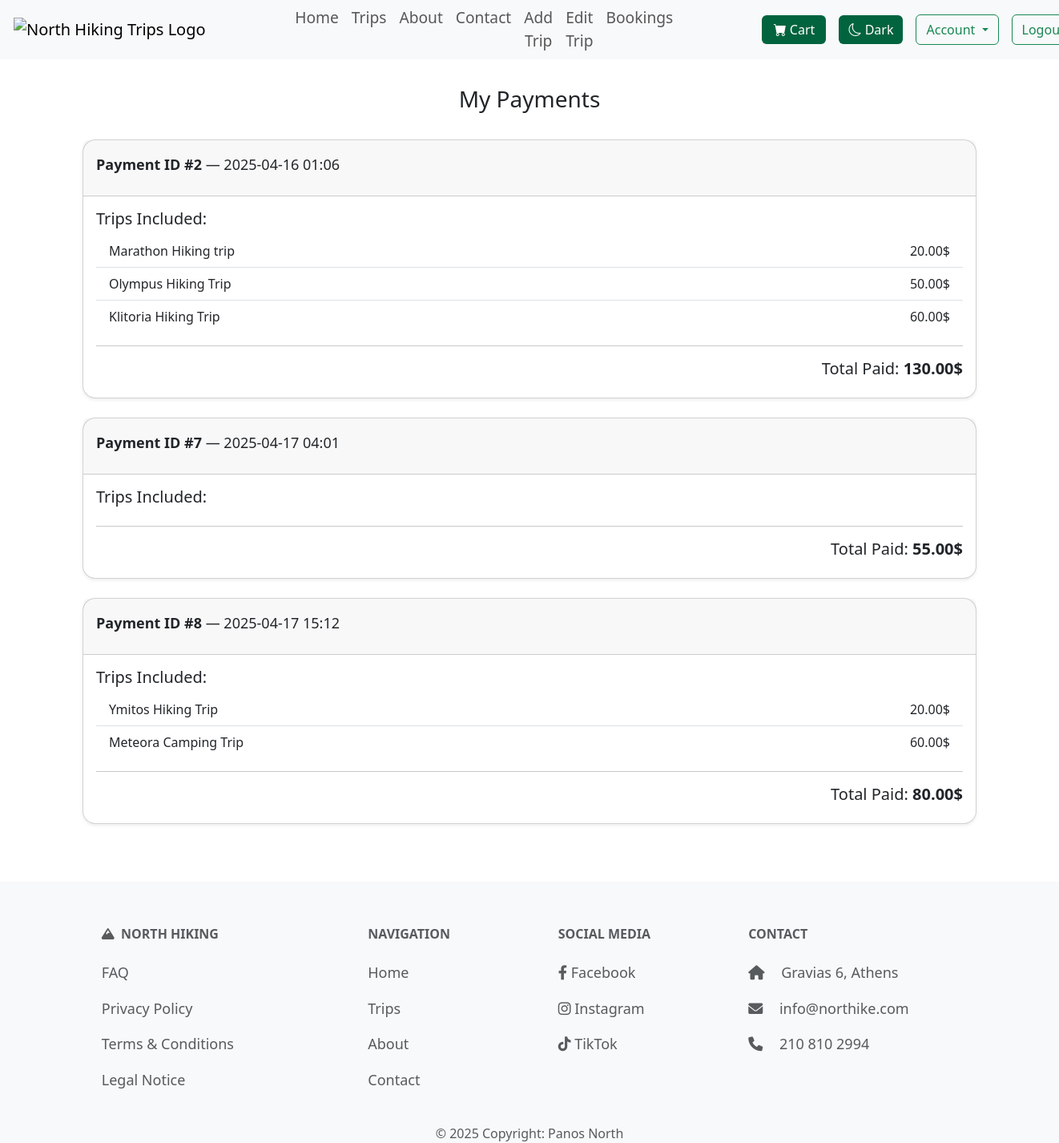
The app's page /users/my-payments/ (signed in) with its own data.
### trips/models.py (models this page shows, shortened)
class Payment(models.Model):
    order = models.OneToOneField(Order, on_delete=models.CASCADE, related_name='payment')
    amount = models.DecimalField(max_digits=8, decimal_places=2)
    payment_date = models.DateTimeField(auto_now_add=True)

class Booking(models.Model):
    trip = models.ForeignKey(Trip, on_delete=models.CASCADE, related_name='booked_trips')
    user = models.ForeignKey(User, on_delete=models.CASCADE, related_name='user_bookings')
    order = models.ForeignKey('Order', on_delete=models.CASCADE, related_name='bookings', null=True, blank=True)
    booking_date = models.DateTimeField(auto_now_add=True)

class Trip(models.Model):
    DIFFICULTY_LEVELS = [
        ('Easy', 'Easy'),
        ('Moderate', 'Moderate'),
        ('Hard', 'Hard'),
        ('Extreme', 'Extreme')
    ]
    TERRAIN_TYPES = [
        ('Forest', 'Forest'),
        ('Mountain', 'Mountain'),
        ('Beach', 'Beach'),
        ('Urban', 'Urban'),
    ]
    title = models.CharField(max_length=60, unique=True)
    location = models.CharField(max_length=40)
    difficulty = models.CharField(max_length=10, choices=DIFFICULTY_LEVELS)
    distance = models.DecimalField(max_digits=5, decimal_places=1, validators=[MinValueValidator(0), MaxValueValidator(1000000)])
    terrain = models.CharField(max_length=20, choices=TERRAIN_TYPES)
    price = models.DecimalField(max_digits=8, decimal_places=2, validators=[MinValueValidator(0)])
    start_date = models.DateField(validators=[validate_future_date])
    end_date = models.DateField(validators=[validate_future_date])
    altitude_difference = models.PositiveIntegerField(validators=[MinValueValidator(1)])
    hiking_duration = models.PositiveIntegerField(validators=[MinValueValidator(1)])
    max_participants = models.PositiveIntegerField(validators=[MinValueValidator(1), MaxValueValidator(99)])
    description = models.TextField(max_length=500)
    image = models.ImageField(default='default.png', blank=True, null=True)
    guide = models.ForeignKey('Guide', on_delete=models.SET_NULL, null=True, blank=True, related_name='trip_guides'
    )
    slug = models.SlugField(unique=True, null=True, blank=True, editable=False)

### users/views.py (the view)
# urls.py: path('my-payments/', views.my_payments, name='my-payments'),
@login_required
def my_payments(request):
    payments = Payment.objects.filter(order__user=request.user).select_related('order').prefetch_related('order__bookings__trip')
    return render(request, 'users/my_payments.html', {'payments': payments})

### trips/context_processors.py (called while the page is built)
def cart_item_count(request):
    if request.user.is_authenticated:
        count = CartItem.objects.filter(user=request.user).count()
        return {'cart_item_count': count}
    return {'cart_item_count': 0}

### users/templates/users/my_payments.html (shortened to what this page needs)
{% extends "layout.html" %}
{% load static %}
{% block content %}
<div class="short-layout-body">
<section class="container short-layout-wrapper">
    <h2 class="normal_title">My Payments</h2>
    {% if payments %}
        {% for payment in payments %}
            <div class="card mb-4 rounded-4 shadow-sm">
                <div class="card-header">
                    <p class="mt-2"><strong>Payment ID #{{ payment.id }}</strong> — {{ payment.payment_date|date:"Y-m-d H:i" }}</p>
                </div>
                <div class="card-body">
                    <h5 class="card-title">Trips Included:</h5>
                    <ul class="list-group list-group-flush">
                        {% for booking in payment.order.bookings.all %}
                            <li class="list-group-item d-flex justify-content-between align-items-center">
                                {{ booking.trip.title }}
                                <span>{{ booking.trip.price }}$</span>
                            </li>
                        {% endfor %}
                    </ul>
                    <hr>
                    <h5 class="text-end">Total Paid: <strong>{{ payment.amount }}$</strong></h5>
                </div>
            </div>
        {% endfor %}
    {% else %}
    <div class="d-flex justify-content-center">
        <p>You haven’t made any payments yet.</p>
    </div>
    {% endif %}
</section>
</div>
{% endblock %}

### static/css/styles.css (style rules this page uses)
h2 { font-size: 28px; margin-bottom: 15px; }
p { font-size: 18px; line-height: 1.6; }
.normal_title { text-align: center; margin-top: 3%; margin-bottom: 3%; }
::placeholder { color: #6c757d; }
.short-layout-body { height: 100%; margin: 0; }
.short-layout-wrapper { min-height: 80vh; display: flex; flex-direction: column; }

### records on screen
Payment: id "2", payment_date "2025-04-16 01:06", amount "130.00"
Booking: trip "Marathon Hiking trip", trip.price "20.00"
Booking: trip "Olympus Hiking Trip", trip.price "50.00"
Booking: trip "Klitoria Hiking Trip", trip.price "60.00"
Payment: id "7", payment_date "2025-04-17 04:01", amount "55.00"
Payment: id "8", payment_date "2025-04-17 15:12", amount "80.00"
Booking: trip "Ymitos Hiking Trip", trip.price "20.00"
Booking: trip "Meteora Camping Trip", trip.price "60.00"
